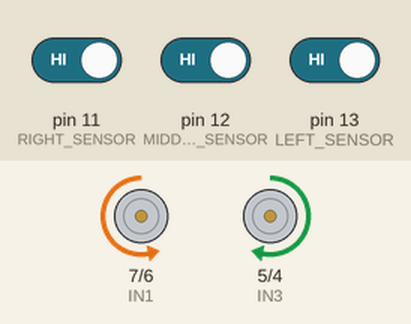
Simulated run of this sketch. Board: Arduino Uno, built with avr-gcc and run on an emulated ATmega328P. Parts: motor-driver pin pairs drawn as motors (green arrow = first pin HIGH = forward, orange = second pin HIGH = backward, longer = more drive, scaled by the enable pin). Inputs (shaded band) come from the test bench; at power-on: pin 11 (RIGHT_SENSOR) HIGH, pin 12 (MIDDLE_SENSOR) HIGH, pin 13 (LEFT_SENSOR) HIGH.

Above: at 20.3 s.
At 21.75 s:
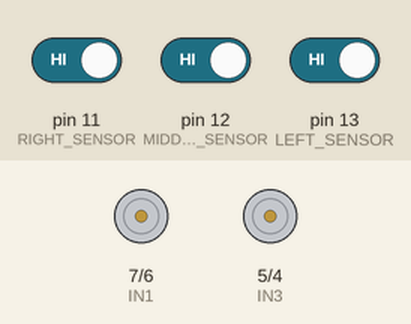
At 22.9 s:
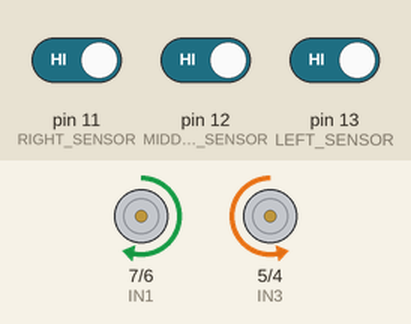
Timing chart, 0 to 23.9 s (numbered marks = the images above):
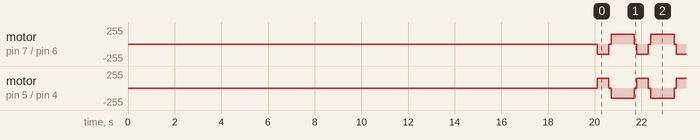

The sketch:

sketch_apr18a.ino
```cpp
// Line sensor pins
const int LEFT_SENSOR = 13;
const int MIDDLE_SENSOR = 12;
const int RIGHT_SENSOR = 11;

// Ultrasonic sensor pins
const int TRIG_PIN = 10;
const int ECHO_PIN = 8;

// Motor pins
const int ENA = 9;
const int IN1 = 7;
const int IN2 = 6;
const int IN3 = 5;
const int IN4 = 4;
const int ENB = 3;

// Motor speed
const int MOTOR_SPEED = 255;
const int SEARCH_SPEED = 150;

// Obstacle detection threshold (in cm)
const int OBSTACLE_DISTANCE = 14;

void setup() {
  pinMode(MIDDLE_SENSOR, INPUT);
  pinMode(LEFT_SENSOR, INPUT);
  pinMode(RIGHT_SENSOR, INPUT);

  pinMode(TRIG_PIN, OUTPUT);
  pinMode(ECHO_PIN, INPUT);

  pinMode(ENA, OUTPUT);
  pinMode(IN1, OUTPUT);
  pinMode(IN2, OUTPUT);
  pinMode(IN3, OUTPUT);
  pinMode(IN4, OUTPUT);
  pinMode(ENB, OUTPUT);

  delay(20000);
}

void loop() {
  bool rightSensor = digitalRead(MIDDLE_SENSOR);
  bool leftSensor = digitalRead(LEFT_SENSOR);
  bool middleSensor = digitalRead(RIGHT_SENSOR);

  // 0 for white surface, 1 for black surface
  // Follow the line based on sensor inputs
  if (middleSensor == 0 && rightSensor == 1 && leftSensor == 1) {
    moveForward();
  }
  else if (leftSensor == 0 && rightSensor == 1 && middleSensor == 1) {
    // Line is to the left → Turn left
    turnLeftSlightly();
  }
  else if (leftSensor == 1 && rightSensor == 0 && middleSensor == 1) {
    // Line is to the right → Turn right
    turnRightSlightly();
  }
  else {
    // Lost the line → Search
    searchForLine();
  }
}

void moveForward() {
  digitalWrite(IN1, HIGH);
  digitalWrite(IN2, LOW);
  digitalWrite(IN3, HIGH);
  digitalWrite(IN4, LOW);
  analogWrite(ENA, MOTOR_SPEED);
  analogWrite(ENB, MOTOR_SPEED);
}

void turnLeftSlightly() {
  digitalWrite(IN1, LOW);   // left wheel slower
  digitalWrite(IN2, HIGH);
  digitalWrite(IN3, HIGH);  // right wheel forward
  digitalWrite(IN4, LOW);
  analogWrite(ENA, SEARCH_SPEED); // slow left
  analogWrite(ENB, MOTOR_SPEED);  // normal right
}

void turnRightSlightly() {
  digitalWrite(IN1, HIGH);  // left wheel forward
  digitalWrite(IN2, LOW);
  digitalWrite(IN3, LOW);   // right wheel slower
  digitalWrite(IN4, HIGH);
  analogWrite(ENA, MOTOR_SPEED);  // normal left
  analogWrite(ENB, SEARCH_SPEED); // slow right
}

void turnLeftInPlace() {
  digitalWrite(IN1, LOW);
  digitalWrite(IN2, HIGH);
  digitalWrite(IN3, HIGH);
  digitalWrite(IN4, LOW);
  analogWrite(ENA, SEARCH_SPEED);
  analogWrite(ENB, SEARCH_SPEED);
}

void turnRightInPlace() {
  digitalWrite(IN1, HIGH);
  digitalWrite(IN2, LOW);
  digitalWrite(IN3, LOW);
  digitalWrite(IN4, HIGH);
  analogWrite(ENA, SEARCH_SPEED);
  analogWrite(ENB, SEARCH_SPEED);
}

void stopMotors() {
  digitalWrite(IN1, LOW);
  digitalWrite(IN2, LOW);
  digitalWrite(IN3, LOW);
  digitalWrite(IN4, LOW);
  analogWrite(ENA, 0);
  analogWrite(ENB, 0);
}

// Alternate left and right until white line is detected
void searchForLine() {
  stopMotors();
  delay(100);

  bool found = false;

  while (!found) {
    // Turn left
    turnLeftInPlace();
    for (int i = 0; i < 500; i += 50) {
      delay(50);
      if (digitalRead(MIDDLE_SENSOR) == 0 && digitalRead(RIGHT_SENSOR) == 1 && digitalRead(LEFT_SENSOR) == 1) {  // Found white line
        found = true;
        break;
      }
    }

    if (found) break;

    stopMotors();
    delay(100);

    // Turn right
    turnRightInPlace();
    for (int i = 0; i < 1000; i += 50) {
      delay(50);
      if (digitalRead(MIDDLE_SENSOR) == 0 && digitalRead(RIGHT_SENSOR) == 1 && digitalRead(LEFT_SENSOR) == 1) {  // Found white line
        found = true;
        break;
      }
    }

    stopMotors();
    delay(100);
  }
}
```

Measured:
- by itself, motor on pin 7 (IN1) / pin 6 (IN2): repeats every 1.7 s: stopped 0.10 s, forward 150/255 1.0 s, stopped 0.10 s, backward 150/255 0.50 s
- by itself, motor on pin 5 (IN3) / pin 4 (IN4): repeats every 1.7 s: stopped 0.10 s, backward 150/255 1.0 s, stopped 0.10 s, forward 150/255 0.50 s
